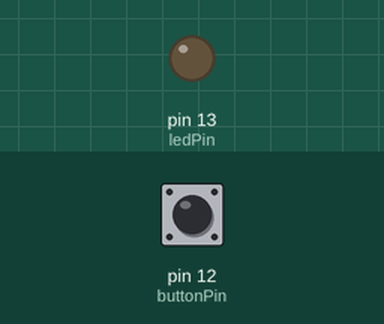
The sketch below on a simulated Arduino Uno, built with avr-gcc and run on an emulated ATmega328P. On the bench: output pins drawn as LEDs (lit = HIGH). Dashed ring = blinking. The inputs (shaded band) are chosen by the test bench; at power-on: pin 12 (buttonPin) LOW.

Above: at 1.2 s.
1.3 s: pin 12 (buttonPin) pulled HIGH for 0.15 s
At 1.51 s:
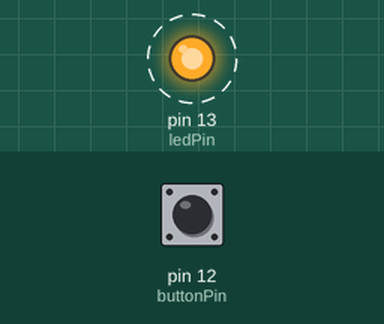
4.3 s: pin 12 (buttonPin) pulled HIGH for 1 s
At 4.3 s:
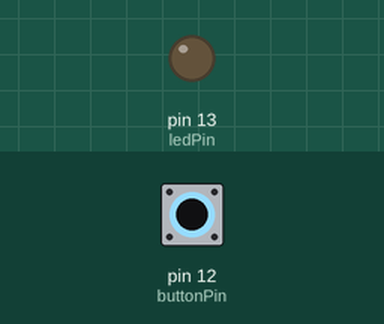
6.8 s: pin 12 (buttonPin) pulled HIGH for 3.2 s
At 7.01 s:
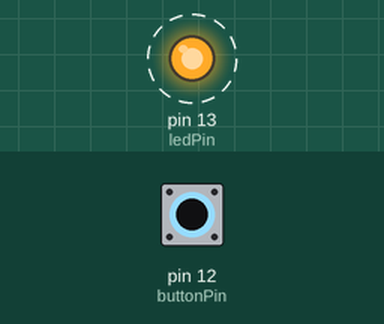
Timing chart, 0 to 17.5 s (numbered marks = the images above; inputs shaded):
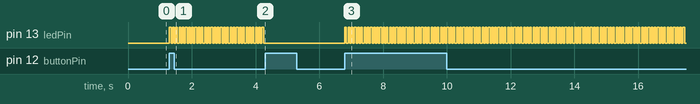

The sketch:

07_blinkLED_Button.ino
```cpp
/*
 *   The circuit:
 * - LED attached from pin 13 to ground
 * - pushbutton attached to pin 12 from +5V
 * - 10K resistor attached to pin 12 from ground
 *
 * - Note: on most Arduinos there is already an LED on the board
 *   attached to pin 13.
 */

//define DEBUG  // This is the main switch for the debugging code.
               // Comment out to remove debugging code.
#include <cansat_debug.h> // Always include, even if DEBUG is not defined!
                          // Always include AFTER definition of DEBUG
  // -------- Select which part to debug. 0=off, 1=on.
  // -------- Add new modules as needed.
#define DBG_LOOP 0
#define DBG_SETUP 1
#define DBG_BUTTON 1

//-------------------------- GLOBAL CONSTANTS & VARIABLES -------------------
const int buttonPin = 12;     // the number of the pushbutton pin
const int ledPin =  13;      // the number of the LED pin

// ------------------------- MAIN FUNCTIONS ---------------------------------
void setup() {
  // initialize the LED pin as an output:
  pinMode(ledPin, OUTPUT);
  // initialize the pushbutton pin as an input:
  pinMode(buttonPin, INPUT);

  DINIT(9600); // Init debugging
  DFREE_RAM(DBG_SETUP);
  DPRINTSLN(DBG_SETUP, "setup OK");
}

void loop() {
  DPRINTSLN(DBG_LOOP, "**loop in **");

  if (buttonPushed(buttonPin)) toggleBlinking();

  blinkLED(); // This cause the led to change state only if blincking is active.
  delay(50);  // No reason to run too fast.

  DDELAY(DBG_LOOP, 1000); // wait for 1 additional sec if debugging
  DPRINTSLN(DBG_LOOP, "**loop out **");
}
```

button.ino
```cpp
/* Devrait devenir une classe pour supporter plusieurs boutons.
   Ou memoriser le num du bouton ici. */

// variables will change:
int buttonState = 0;         // variable for reading the pushbutton status
int was0=1;

// the follow variables are long's because the time, measured in miliseconds,
// will quickly become a bigger number than can be stored in an int.
long time = 0;         // the last time the output pin was toggled
long debounce = 200;   // the debounce time, increase if the output flickers

bool buttonPushed(int buttonPin)
{
  bool result=false;
  // read the state of the pushbutton value:
  buttonState = digitalRead(buttonPin);
  DPRINT(DBG_BUTTON,"read ");
  DPRINTLN(DBG_BUTTON,buttonState);
  if (buttonState && was0 &&(millis() - time > debounce))
  {
    DPRINTLN(DBG_BUTTON,"closed");
    // We moved from 0 to 1.
    result=true;
    was0=0;
    time = millis();
  }
  if (!buttonState) was0=1;

  return result;
}
```

led.ino
```cpp
int state = 0; // Current state of the LED, 0=off, 1=on.
int blinking=0; // Current state of blinking. If on, blinkLED causes
                // LED state to change.
void toggleBlinking()
{
  if (blinking) digitalWrite(ledPin, LOW); // turn off.
  blinking=!blinking;
}

void blinkLED()
{
  if (blinking) toggleLED();
}

void toggleLED(){
  if (state == 0)
  {
    digitalWrite(ledPin, HIGH);
    state = 1;
  }
  else
  {
    digitalWrite(ledPin, LOW);
    state = 0;
  }
}
```

Measured:
- after the input at 1.3 s, pin 13 (ledPin): alternates HIGH for 0.05 s and LOW for 0.05 s, starting at once
- after the input at 4.3 s, pin 13 (ledPin): stops changing and stays LOW
- after the input at 6.8 s, pin 13 (ledPin): alternates HIGH for 0.05 s and LOW for 0.05 s, starting at once
